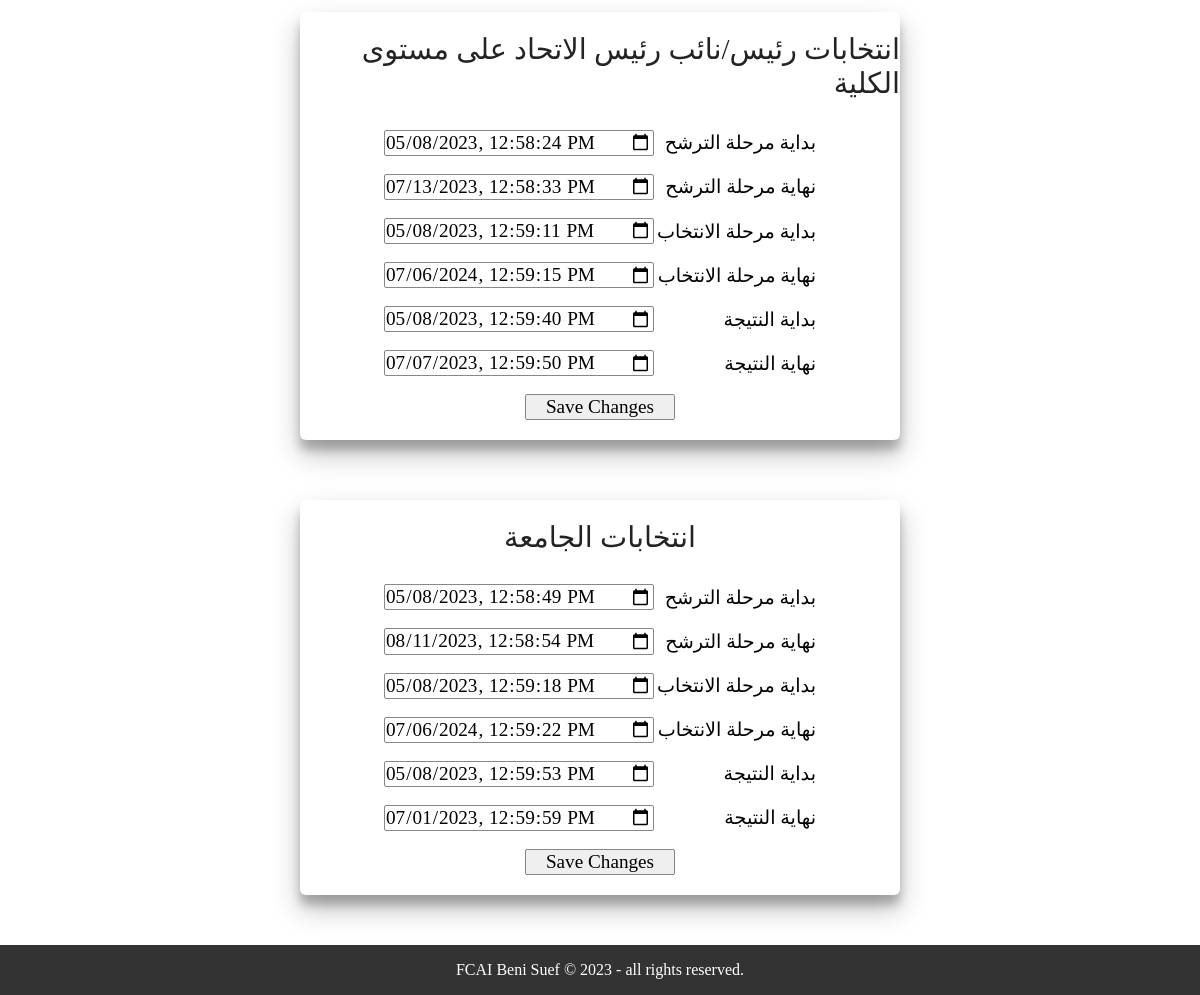
Page /duration/ (signed in, lower part) on the earlier database version.
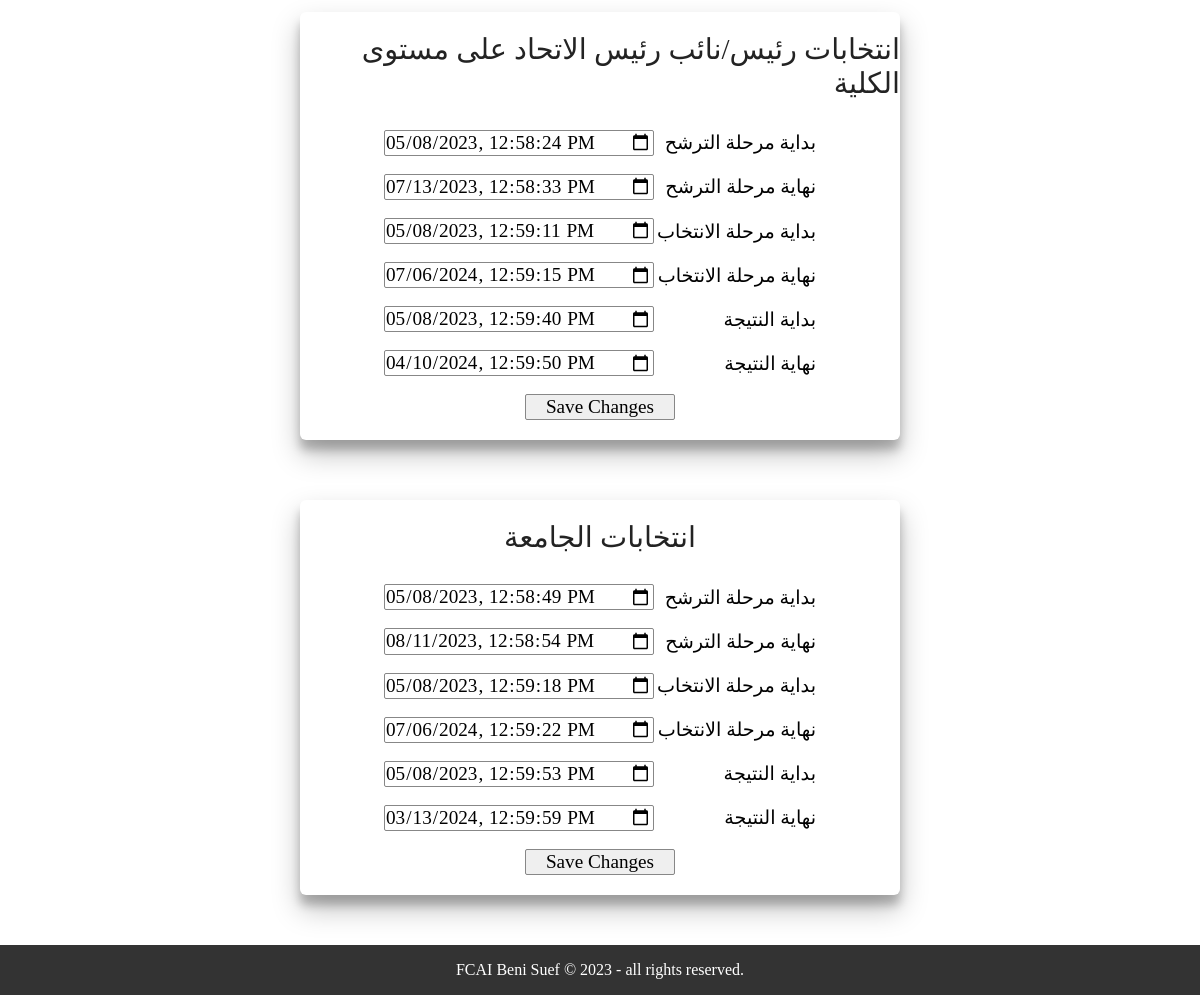
Same page on the later database version.
### training/models.py (models this page shows, shortened)
class SingletonModel(models.Model):
    class Meta:
        abstract = True

class Dates(SingletonModel):
    communityMemberElections_sd = models.DateTimeField(max_length=32, null=True)
    communityMemberElections_ed = models.DateTimeField(max_length=33, null=True)
    collegeCommunityTrusteeOreHelperElections_sd = models.DateTimeField(max_length= 32, null=True)
    collegeCommunityTrusteeOreHelperElections_ed = models.DateTimeField(max_length= 32, null=True)
    collegeStudentUnionPresidentOrViceElections_sd = models.DateTimeField(max_length= 32, null=True)
    collegeStudentUnionPresidentOrViceElections_ed = models.DateTimeField(max_length= 32, null=True)
    universityElections_sd = models.DateTimeField(max_length= 32, null=True)
    universityElections_ed = models.DateTimeField(max_length= 32, null=True)
    Voting_1_sd = models.DateTimeField(max_length= 32, null=True)
    Voting_1_ed = models.DateTimeField(max_length= 32, null=True)
    Voting_2_sd = models.DateTimeField(max_length= 32, null=True)
    Voting_2_ed = models.DateTimeField(max_length= 32, null=True)
    Voting_3_sd = models.DateTimeField(max_length= 32, null=True)
    Voting_3_ed = models.DateTimeField(max_length= 32, null=True)
    Voting_4_sd = models.DateTimeField(max_length= 32, null=True)
    Voting_4_ed = models.DateTimeField(max_length= 32, null=True)
    result_1_sd = models.DateTimeField(max_length= 32, null=True)
    result_1_ed = models.DateTimeField(max_length= 32, null=True)
    result_2_sd = models.DateTimeField(max_length= 32, null=True)
    result_2_ed = models.DateTimeField(max_length= 32, null=True)
    result_3_sd = models.DateTimeField(max_length= 32, null=True)
    result_3_ed = models.DateTimeField(max_length= 32, null=True)
    result_4_sd = models.DateTimeField(max_length= 32, null=True)
    result_4_ed = models.DateTimeField(max_length= 32, null=True)
    con_sd = models.DateTimeField(max_length= 32, null=True)
    con_ed = models.DateTimeField(max_length= 32, null=True)
    nominations_period_id = models.IntegerField(default=0)

### training/views.py (the view)
# urls.py: path('duration/',
@login_required
def duration(request):
    context = admincheck(request)
    currentUser_model(request, context)
    instance = get_object_or_404(Dates, id=1)
    if context['admin'] == True:
        form = Dates_form(request.POST or None, instance = instance)
        context['df'] = form
        if request.POST:
            if form.is_valid():
                form.save()
                context['ConfirmationMessage2'] = "تم التعديل بنجاح"
            else:
                print(form.errors)
        return render(request, 'duration.html', context)
    else:
        return HttpResponse('Erorr 404 Not found')

### mysite/context_processors.py (called while the page is built)
def control_content(request):
    return {'access' : Control_content.objects.first()}

### training/views.py (called while the page is built)
def admincheck(request):
    current_user = request.user
    if current_user.is_authenticated:
        if Admin_user.objects.filter(Userkey=current_user).exists():
            return {'admin': True}
        else:
            return {'admin': False}
    return {'admin': False}

def currentUser_model(request, context):
    if request.user.is_authenticated:
        context['User_Mod'] = User_Model.objects.get(Userkey_id=request.user.id)
    return context

### training/templates/duration.html (shortened to what this page needs)
{% extends 'base.html' %}
{% block headcontent %}
{% load static %}
<link rel="stylesheet" href="{% static 'css/duration.css' %}">
{% endblock %}
{% block maincontent %}
<div class="sharp form-container">
    <h2 class="form-name" style="direction: rtl;">انتخابات رئيس/نائب رئيس الاتحاد على مستوى الكلية</h2>
    <form method="post" action="{% url 'duration' %}">
        <div class="field">
        <label for=""> {{df.collegeStudentUnionPresidentOrViceElections_sd.label}} </label>
            {{df.collegeStudentUnionPresidentOrViceElections_sd}}
        </div>
        <div class="field">
            {{df.collegeStudentUnionPresidentOrViceElections_ed.label}}
            {{df.collegeStudentUnionPresidentOrViceElections_ed}}
        </div>
        <div class="field">
            {{df.Voting_3_sd.label}}
            {{df.Voting_3_sd}}
        </div>
        <div class="field">
            {{df.Voting_3_ed.label}}
            {{df.Voting_3_ed}}
        </div>
        <div class="field">
            {{df.result_3_sd.label}}
            {{df.result_3_sd}}
        </div>
        <div class="field">
            {{df.result_3_ed.label}}
            {{df.result_3_ed}}
        </div>
        <input type="submit" value="Save Changes">
    </form>
</div>
<div class="sharp form-container">
    <h2 class="form-name" style="direction: rtl;">انتخابات الجامعة</h2>
    <form method="post" action="{% url 'duration' %}">
        <div class="field">
        <label for=""> {{df.universityElections_sd.label}} </label>
            {{df.universityElections_sd}}
        </div>
        <div class="field">
            {{df.universityElections_ed.label}}
            {{df.universityElections_ed}}
        </div>
        <div class="field">
            {{df.Voting_4_sd.label}}
            {{df.Voting_4_sd}}
        </div>
        <div class="field">
            {{df.Voting_4_ed.label}}
            {{df.Voting_4_ed}}
        </div>
        <div class="field">
            {{df.result_4_sd.label}}
            {{df.result_4_sd}}
        </div>
        <div class="field">
            {{df.result_4_ed.label}}
            {{df.result_4_ed}}
        </div>
        <input type="submit" value="Save Changes">
    </form>
</div>
{% endblock %}

Differences in the rows shown:
changed Dates: result_3_ed "07/07/2023 12:59:50" → "04/10/2024 12:59:50"; result_4_ed "07/01/2023 12:59:59" → "03/13/2024 12:59:59"
